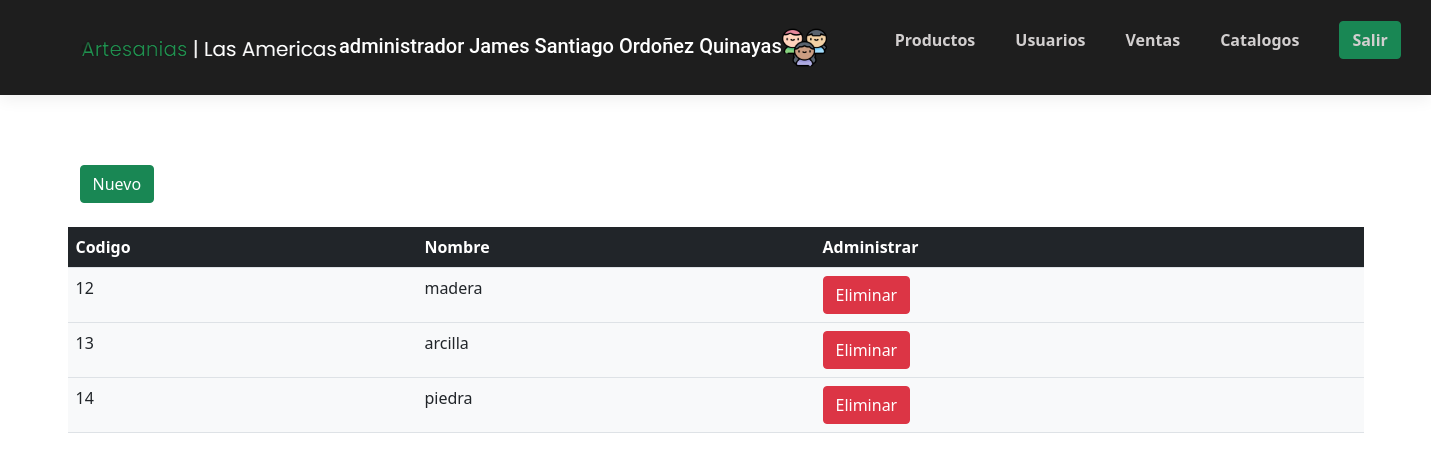
The app's page /administrador/catalogos.php (signed in) with its own data.
### tables this page shows
CREATE TABLE `catalogo` (
  `pk_id_catalogo` int(11) NOT NULL,
  `nombre_catalogo` varchar(50) NOT NULL
);

### administrador/catalogos.php (the view, shortened to what this page needs)
<!DOCTYPE html>
<html lang="en">
<head>
    <link href="https://cdn.jsdelivr.net/npm/bootstrap@5.0.2/dist/css/bootstrap.min.css" rel="stylesheet">
    <link rel="stylesheet" href="../css/style.css">
</head>
<body>
<?php include 'menu.php'; ?>
    <div class="container">
    <div class="container"><h2 style="color:white">Lista de catalogos</h2></div><br>
    <div class="container">
    <a href="insertarCatalogo.php" class="btn btn-success">Nuevo</a></div><br>
    <table class="table table-hover bg-light">
        <tr class="bg-dark" style="color:white">
            <th>Codigo</th>
            <th>Nombre</th>
            <th>Administrar</th>
        </tr>
    <?php
    try{
     $sql="SELECT * FROM catalogo ";
     $resultado=$conectar->prepare($sql);
     $resultado->execute(array());
     while ($consulta=$resultado->fetch(PDO::FETCH_ASSOC)){
        ?>
        <tr>
            <td><?php echo  $consulta ['pk_id_catalogo'];?></td>
            <td><?php echo  $consulta ['nombre_catalogo'];?></td>
            <td><a href="eliminarCatalogo1.php?cod=<?php echo $consulta['pk_id_catalogo'];?>" class="btn btn-danger">Eliminar</a></td></tr>
        <?php
     }
    }catch(Exception $e){
        die('Error al consultar productos'.$e->getMessage());
    }
    ?>
    </table>
</body>
</html>

### css/style.css (style rules this page uses)
h1, h2, h3, h4, h5, h6, .h1, .h2, .h3, .h4, .h5, .h6 { font-family: "Roboto", sans-serif; }
a { -webkit-transition: .3s all ease; -o-transition: .3s all ease; transition: .3s all ease; }
h2 { font-size: 20px; }

### records on screen
catalogo: pk_id_catalogo "12", nombre_catalogo "madera"
catalogo: pk_id_catalogo "13", nombre_catalogo "arcilla"
catalogo: pk_id_catalogo "14", nombre_catalogo "piedra"

### other values on screen
$tipo_usuario "administrador"
$nombre "James Santiago Ordoñez Quinayas"
